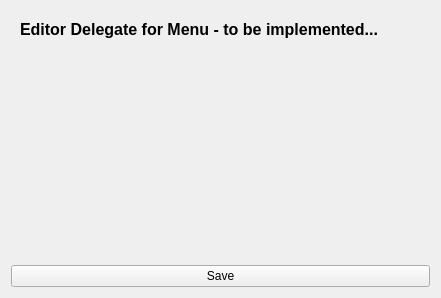
<?xml version="1.0" encoding="UTF-8"?>
<ui version="4.0">
 <class>EditorDelegate</class>
 <widget class="QWidget" name="EditorDelegate">
  <property name="geometry">
   <rect>
    <x>0</x>
    <y>0</y>
    <width>441</width>
    <height>298</height>
   </rect>
  </property>
  <property name="windowTitle">
   <string>Form</string>
  </property>
  <layout class="QVBoxLayout" name="verticalLayout_3">
   <item>
    <widget class="QStackedWidget" name="stackedWidget">
     <property name="currentIndex">
      <number>1</number>
     </property>
     <widget class="QWidget" name="pageMenuItem">
      <layout class="QVBoxLayout" name="verticalLayout">
       <item>
        <layout class="QHBoxLayout" name="horizontalLayout">
         <item>
          <widget class="QLabel" name="menuItemNameLabel">
           <property name="text">
            <string>&lt;html&gt;&lt;head/&gt;&lt;body&gt;&lt;p&gt;&lt;span style=&quot; font-weight:600;&quot;&gt;Name:&lt;/span&gt;&lt;/p&gt;&lt;/body&gt;&lt;/html&gt;</string>
           </property>
          </widget>
         </item>
         <item>
          <widget class="QLineEdit" name="menuItemNameLineEdit"/>
         </item>
        </layout>
       </item>
       <item>
        <layout class="QHBoxLayout" name="horizontalLayout_2">
         <item>
          <widget class="QLabel" name="menuItemDescriptionLabel">
           <property name="text">
            <string>&lt;html&gt;&lt;head/&gt;&lt;body&gt;&lt;p&gt;&lt;span style=&quot; font-weight:600;&quot;&gt;Desctiption:&lt;/span&gt;&lt;/p&gt;&lt;/body&gt;&lt;/html&gt;</string>
           </property>
          </widget>
         </item>
         <item>
          <widget class="QLineEdit" name="menuItemDescriptionLineEdit"/>
         </item>
        </layout>
       </item>
       <item>
        <layout class="QHBoxLayout" name="horizontalLayout_3">
         <item>
          <widget class="QLabel" name="menuItemPriceLabel">
           <property name="text">
            <string>&lt;html&gt;&lt;head/&gt;&lt;body&gt;&lt;p&gt;&lt;span style=&quot; font-weight:600;&quot;&gt;Price:&lt;/span&gt;&lt;/p&gt;&lt;/body&gt;&lt;/html&gt;</string>
           </property>
          </widget>
         </item>
         <item>
          <widget class="QDoubleSpinBox" name="menuItemPriceSpinBox"/>
         </item>
        </layout>
       </item>
       <item>
        <spacer name="verticalSpacer">
         <property name="orientation">
          <enum>Qt::Vertical</enum>
         </property>
         <property name="sizeHint" stdset="0">
          <size>
           <width>20</width>
           <height>154</height>
          </size>
         </property>
        </spacer>
       </item>
      </layout>
     </widget>
     <widget class="QWidget" name="pageMenu">
      <layout class="QVBoxLayout" name="verticalLayout_2">
       <item>
        <widget class="QLabel" name="label">
         <property name="text">
          <string>&lt;html&gt;&lt;head/&gt;&lt;body&gt;&lt;p&gt;&lt;span style=&quot; font-size:12pt; font-weight:600;&quot;&gt;Editor Delegate for Menu - to be implemented...&lt;/span&gt;&lt;/p&gt;&lt;/body&gt;&lt;/html&gt;</string>
         </property>
        </widget>
       </item>
       <item>
        <spacer name="verticalSpacer_2">
         <property name="orientation">
          <enum>Qt::Vertical</enum>
         </property>
         <property name="sizeHint" stdset="0">
          <size>
           <width>20</width>
           <height>241</height>
          </size>
         </property>
        </spacer>
       </item>
      </layout>
     </widget>
    </widget>
   </item>
   <item>
    <widget class="QPushButton" name="pushButton">
     <property name="text">
      <string>Save</string>
     </property>
    </widget>
   </item>
  </layout>
 </widget>
 <resources/>
 <connections/>
</ui>
